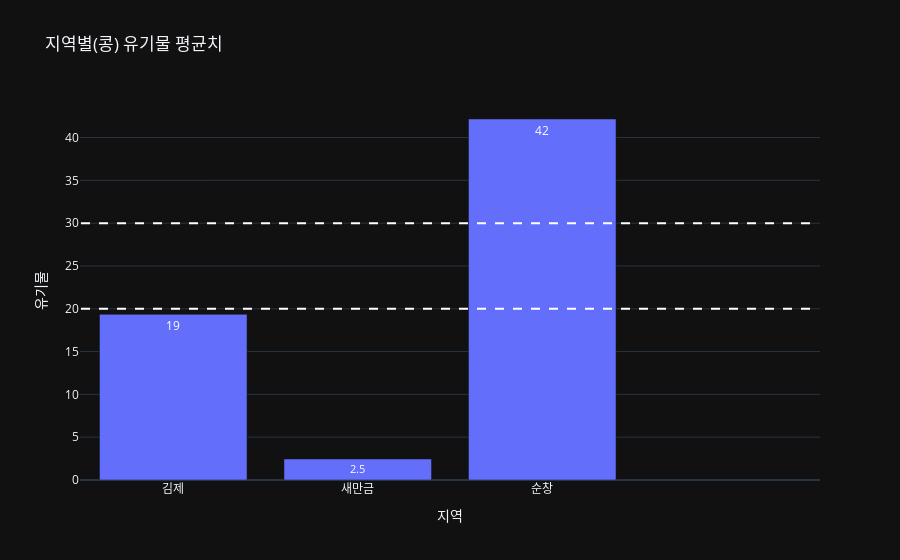

The cell this chart's notebook holds for it:
### Code cell
#유기물
fig_om = px.bar(stats_table_bean, x='지역', y='유기물', text_auto='.2s', title='지역별(콩) 유기물 평균치')
fig_om.add_shape(
    type='line',
    x0=-0.5,
    x1=3.5,
    y0=20,
    y1=20,
    line=dict(color="white", width=2, dash='dash'),
    name='적정 하한'
)

fig_om.add_shape(
    type='line',
    x0=-0.5,
    x1=3.5,
    y0=30,
    y1=30,
    line=dict(color="white", width=2, dash='dash'),
    name='적정 상한'
)

fig_om.update_traces(textposition='inside')

fig_om.show()

### Figure 1 — Plotly figure (JSON) as saved in the notebook; plotly's stock layout.template omitted (floating-point values rounded to 4 significant figures)
{"data": [{"hovertemplate": "지역=%{x}<br>유기물=%{y}<extra></extra>", "legendgroup": "", "marker": {"color": "#636efa", "pattern": {"shape": ""}}, "name": "", "orientation": "v", "showlegend": false, "textposition": "inside", "texttemplate": "%{y:.2s}", "x": ["김제", "새만금", "순창"], "xaxis": "x", "y": [19.35, 2.458, 42.17], "yaxis": "y", "type": "bar"}], "layout": {"xaxis": {"anchor": "y", "domain": [0.0, 1.0], "title": {"text": "지역"}}, "yaxis": {"anchor": "x", "domain": [0.0, 1.0], "title": {"text": "유기물"}}, "legend": {"tracegroupgap": 0}, "title": {"text": "지역별(콩) 유기물 평균치"}, "barmode": "relative", "shapes": [{"line": {"color": "white", "dash": "dash", "width": 2}, "name": "적정 하한", "type": "line", "x0": -0.5, "x1": 3.5, "y0": 20, "y1": 20}, {"line": {"color": "white", "dash": "dash", "width": 2}, "name": "적정 상한", "type": "line", "x0": -0.5, "x1": 3.5, "y0": 30, "y1": 30}]}}
